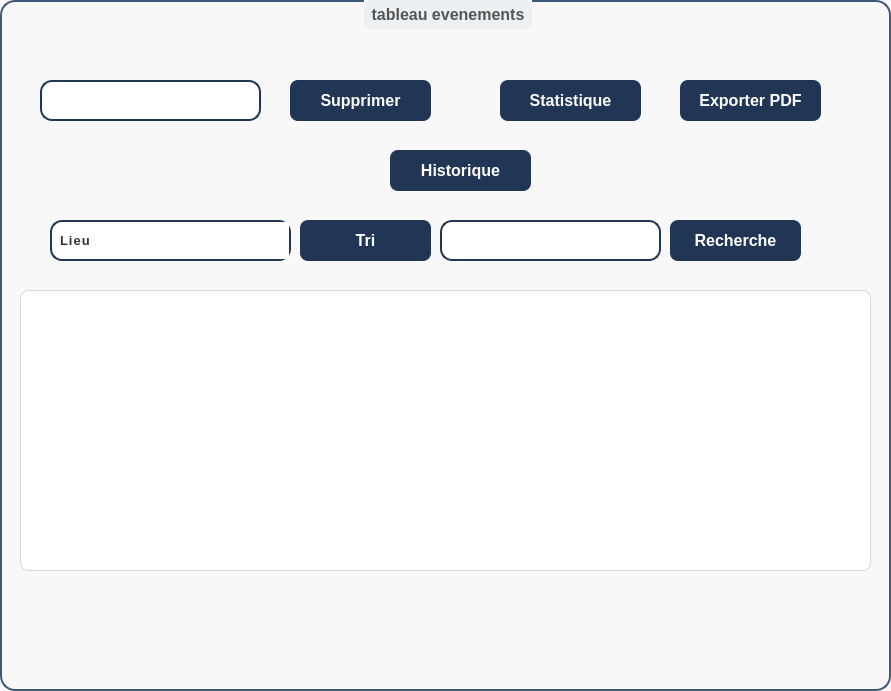
   <widget class="QGroupBox" name="groupBox_2">
    <property name="geometry">
     <rect>
      <x>580</x>
      <y>0</y>
      <width>891</width>
      <height>691</height>
     </rect>
    </property>
    <property name="minimumSize">
     <size>
      <width>334</width>
      <height>234</height>
     </size>
    </property>
    <property name="maximumSize">
     <size>
      <width>16777215</width>
      <height>16777215</height>
     </size>
    </property>
    <property name="styleSheet">
     <string notr="true">QGroupBox {
	min-width: 300px;  /* Largeur minimale */
    min-height: 200px; 
    background: #f9f8f8;
    border: 2px solid #3e5879;
    border-radius: 15px;
    padding: 15px;
    font-size: 16px;
    font-weight: bold;
    color: #333;
    box-shadow: 6px 6px 10px #c9ced6, -6px -6px 10px #ffffff;
}

QGroupBox:title {
    subcontrol-origin: margin;
    subcontrol-position: top center;
    padding: 5px;
    color: #555;
    background: #ecf0f3;
    border-radius: 8px;
}
</string>
    </property>
    <property name="title">
     <string>tableau evenements</string>
    </property>
    <widget class="QPushButton" name="pushButton_supprimer">
     <property name="geometry">
      <rect>
       <x>290</x>
       <y>80</y>
       <width>141</width>
       <height>41</height>
      </rect>
     </property>
     <property name="styleSheet">
      <string notr="true">QPushButton {
    background: #213555; /* Updated to the new blue color */
    border: none;
    border-radius: 8px;
    padding: 12px;
    font-size: 16px;
    font-weight: bold;
    color: white;
    transition: 0.3s;
}

QPushButton:hover {
    background: #1a2a3b; /* Darker shade of #213555 for hover */
}

QPushButton:pressed {
    background: #17263a; /* Even darker shade for pressed state */
}
</string>
     </property>
     <property name="text">
      <string>Supprimer</string>
     </property>
    </widget>
    <widget class="QLineEdit" name="lineEdit_2">
     <property name="geometry">
      <rect>
       <x>440</x>
       <y>220</y>
       <width>221</width>
       <height>41</height>
      </rect>
     </property>
     <property name="styleSheet">
      <string notr="true">QLineEdit {
    background: #ffffff; /* White background for a clean, minimal look */
    border: 2px solid #213555; /* Vibrant blue border */
    border-radius: 12px; /* Rounded corners */
    padding: 8px;
    font-size: 13px; /* Réduction de la taille de la police */
    color: #333333; /* Dark text color for readability */
    selection-background-color: #1e90ff; /* Blue selection highlight */
    selection-color: #ffffff; /* White text on selection */
    font-weight: bold;
    letter-spacing: 1px;
    transition: all 0.3s ease; /* Smooth transition for focus effect */
}

QLineEdit:focus {
    border: 2px solid #00bfff; 
    background: #f5f5f5; 
    box-shadow: 0 4px 10px rgba(30, 144, 255, 0.4); 
}
</string>
     </property>
    </widget>
    <widget class="QPushButton" name="pushButton_22">
     <property name="geometry">
      <rect>
       <x>500</x>
       <y>80</y>
       <width>141</width>
       <height>41</height>
      </rect>
     </property>
     <property name="styleSheet">
      <string notr="true">QPushButton {
    background: #213555; /* Updated to the new blue color */
    border: none;
    border-radius: 8px;
    padding: 12px;
    font-size: 16px;
    font-weight: bold;
    color: white;
    transition: 0.3s;
}

QPushButton:hover {
    background: #1a2a3b; /* Darker shade of #213555 for hover */
}

QPushButton:pressed {
    background: #17263a; /* Even darker shade for pressed state */
}
</string>
     </property>
     <property name="text">
      <string>Statistique</string>
     </property>
    </widget>
    <widget class="QPushButton" name="pushButton_23">
     <property name="geometry">
      <rect>
       <x>680</x>
       <y>80</y>
       <width>141</width>
       <height>41</height>
      </rect>
     </property>
     <property name="styleSheet">
      <string notr="true">QPushButton {
    background: #213555; /* Updated to the new blue color */
    border: none;
    border-radius: 8px;
    padding: 12px;
    font-size: 16px;
    font-weight: bold;
    color: white;
    transition: 0.3s;
}

QPushButton:hover {
    background: #1a2a3b; /* Darker shade of #213555 for hover */
}

QPushButton:pressed {
    background: #17263a; /* Even darker shade for pressed state */
}
</string>
     </property>
     <property name="text">
      <string>Exporter PDF</string>
     </property>
    </widget>
    <widget class="QPushButton" name="pushButton_24">
     <property name="geometry">
      <rect>
       <x>670</x>
       <y>220</y>
       <width>131</width>
       <height>41</height>
      </rect>
     </property>
     <property name="styleSheet">
      <string notr="true">QPushButton {
    background: #213555; /* Updated to the new blue color */
    border: none;
    border-radius: 8px;
    padding: 12px;
    font-size: 16px;
    font-weight: bold;
    color: white;
    transition: 0.3s;
}

QPushButton:hover {
    background: #1a2a3b; /* Darker shade of #213555 for hover */
}

QPushButton:pressed {
    background: #17263a; /* Even darker shade for pressed state */
}
</string>
     </property>
     <property name="text">
      <string>Recherche</string>
     </property>
    </widget>
    <widget class="QPushButton" name="pushButton_25">
     <property name="geometry">
      <rect>
       <x>300</x>
       <y>220</y>
       <width>131</width>
       <height>41</height>
      </rect>
     </property>
     <property name="styleSheet">
      <string notr="true">QPushButton {
    background: #213555; /* Updated to the new blue color */
    border: none;
    border-radius: 8px;
    padding: 12px;
    font-size: 16px;
    font-weight: bold;
    color: white;
    transition: 0.3s;
}

QPushButton:hover {
    background: #1a2a3b; /* Darker shade of #213555 for hover */
}

QPushButton:pressed {
    background: #17263a; /* Even darker shade for pressed state */
}
</string>
     </property>
     <property name="text">
      <string>Tri</string>
     </property>
    </widget>
    <widget class="QPushButton" name="pushButton_26">
     <property name="geometry">
      <rect>
       <x>390</x>
       <y>150</y>
       <width>141</width>
       <height>41</height>
      </rect>
     </property>
     <property name="styleSheet">
      <string notr="true">QPushButton {
    background: #213555; /* Updated to the new blue color */
    border: none;
    border-radius: 8px;
    padding: 12px;
    font-size: 16px;
    font-weight: bold;
    color: white;
    transition: 0.3s;
}

QPushButton:hover {
    background: #1a2a3b; /* Darker shade of #213555 for hover */
}

QPushButton:pressed {
    background: #17263a; /* Even darker shade for pressed state */
}
</string>
     </property>
     <property name="text">
      <string>Historique</string>
     </property>
    </widget>
    <widget class="QComboBox" name="comboBox_2">
     <property name="geometry">
      <rect>
       <x>50</x>
       <y>220</y>
       <width>241</width>
       <height>41</height>
      </rect>
     </property>
     <property name="styleSheet">
      <string notr="true">QComboBox {
    background: #ffffff; /* White background for a clean look */
    border: 2px solid #213555; /* Dark blue border */
    border-radius: 12px; /* Rounded corners */
    padding: 8px; /* Padding inside the combobox */
    font-size: 13px; /* Reduced font size */
    color: #333333; /* Dark text color for readability */
    selection-background-color: #1e90ff; /* Blue selection highlight */
    selection-color: #ffffff; /* White text on selection */
    font-weight: bold;
    letter-spacing: 1px; /* Spacing between letters */
    transition: all 0.3s ease; /* Smooth transition for focus effect */
}

/* Focus state */
QComboBox:focus {
    border: 2px solid #00bfff; /* Light blue border on focus */
    background: #f5f5f5; /* Light gray background on focus */
    box-shadow: 0 4px 10px rgba(30, 144, 255, 0.4); /* Light blue shadow on focus */
}

/* Drop-down button */
QComboBox::drop-down {
    background: #ffffff; /* White background for the drop-down */
    border: none; /* No border */
}

/* Arrow (reset to default arrow) */
QComboBox::down-arrow {
    image: none; /* Ensure no custom image is set */
    width: 10px; /* Size of the default arrow */
    height: 10px; /* Size of the default arrow */
    border: none; /* Remove any border */
}

/* Item view (the list of options) */
QComboBox QAbstractItemView {
    background: #ffffff; /* White background for the drop-down list */
    border: 1px solid #213555; /* Dark border around the list */
    selection-background-color: #1e90ff; /* Blue background for selected item */
    selection-color: #ffffff; /* White text for selected item */
    font-size: 13px; /* Font size of the list items */
}

/* Items inside the drop-down */
QComboBox QAbstractItemView::item {
    padding: 10px; /* Padding for each item */
    font-size: 13px; /* Font size of the items */
}
</string>
     </property>
     <item>
      <property name="text">
       <string>Lieu</string>
      </property>
     </item>
     <item>
      <property name="text">
       <string>Sponsors</string>
      </property>
     </item>
     <item>
      <property name="text">
       <string>capacité
</string>
      </property>
     </item>
    </widget>
    <widget class="QTableView" name="tableView4">
     <property name="geometry">
      <rect>
       <x>20</x>
       <y>290</y>
       <width>851</width>
       <height>281</height>
      </rect>
     </property>
     <property name="styleSheet">
      <string notr="true">/* Style pour le QTableView */
QTableView {
    background-color: #ffffff; /* Fond blanc */
    border: 1px solid #d6d9dc; /* Bordure grise claire */
    gridline-color: #dee2e6; /* Couleur de la grille */
    selection-background-color: #213555; /* Fond bleu pour la sélection */
    selection-color: white; /* Texte blanc pour la sélection */
    alternate-background-color: #eef2f5; /* Fond alterné clair */
    border-radius: 8px; /* Coins arrondis */
    font-size: 12px; /* Taille de police plus petite */
    width: 100%; /* Prend toute la largeur du conteneur */
    table-layout: fixed; /* Colonnes de largeur fixe */
}

/* Style pour les éléments de la table */
QTableView::item {
    padding: 5px; /* Espacement interne des éléments */
    border: none; /* Pas de bordure interne */
    white-space: nowrap; /* Empêche le texte de déborder */
    text-overflow: ellipsis; /* Ajoute des points de suspension si nécessaire */
}

/* Style pour les en-têtes de colonnes */
QHeaderView::section {
    background-color: #213555; /* Fond bleu pour les en-têtes */
    color: white; /* Texte en blanc pour les en-têtes */
    padding: 5px; /* Espacement interne des en-têtes */
    font-size: 12px; /* Taille de police plus petite pour les en-têtes */
    border-bottom: 2px solid #2e4566; /* Bordure bleue plus foncée en bas */
}

/* Style pour les éléments sélectionnés */
QTableView::item:selected {
    background-color: #213555; /* Fond bleu pour la sélection */
    color: white; /* Texte blanc pour la sélection */
}

/* Style pour le survol des éléments */
QTableView::item:hover {
    background-color: #1a2a3b; /* Fond bleu plus foncé au survol */
    color: white; /* Texte blanc au survol */
    cursor: pointer; /* Changement de curseur au survol */
}
</string>
     </property>
    </widget>
    <widget class="QLineEdit" name="lineedit_old_nom">
     <property name="geometry">
      <rect>
       <x>40</x>
       <y>80</y>
       <width>221</width>
       <height>41</height>
      </rect>
     </property>
     <property name="styleSheet">
      <string notr="true">QLineEdit {
    background: #ffffff; /* White background for a clean, minimal look */
    border: 2px solid #213555; /* Vibrant blue border */
    border-radius: 12px; /* Rounded corners */
    padding: 8px;
    font-size: 13px; /* Réduction de la taille de la police */
    color: #333333; /* Dark text color for readability */
    selection-background-color: #1e90ff; /* Blue selection highlight */
    selection-color: #ffffff; /* White text on selection */
    font-weight: bold;
    letter-spacing: 1px;
    transition: all 0.3s ease; /* Smooth transition for focus effect */
}

QLineEdit:focus {
    border: 2px solid #00bfff; 
    background: #f5f5f5; 
    box-shadow: 0 4px 10px rgba(30, 144, 255, 0.4); 
}
</string>
     </property>
    </widget>
   </widget>
